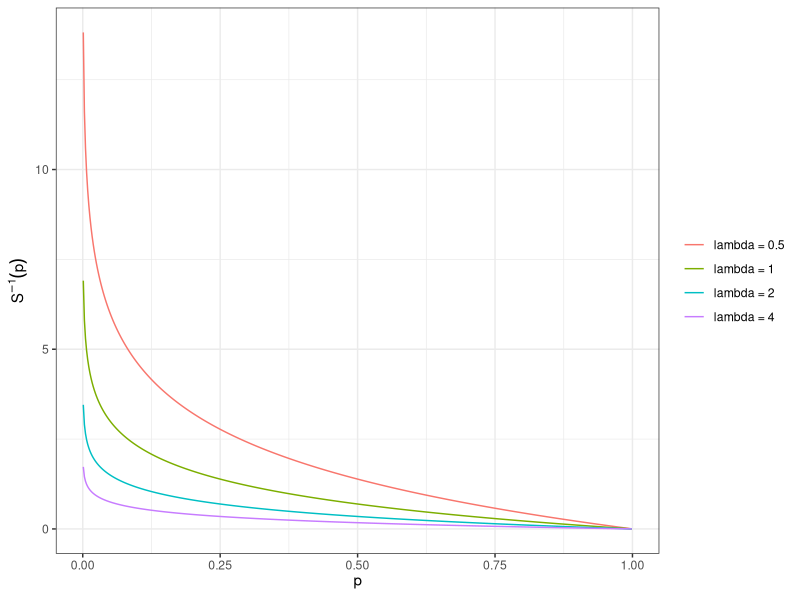
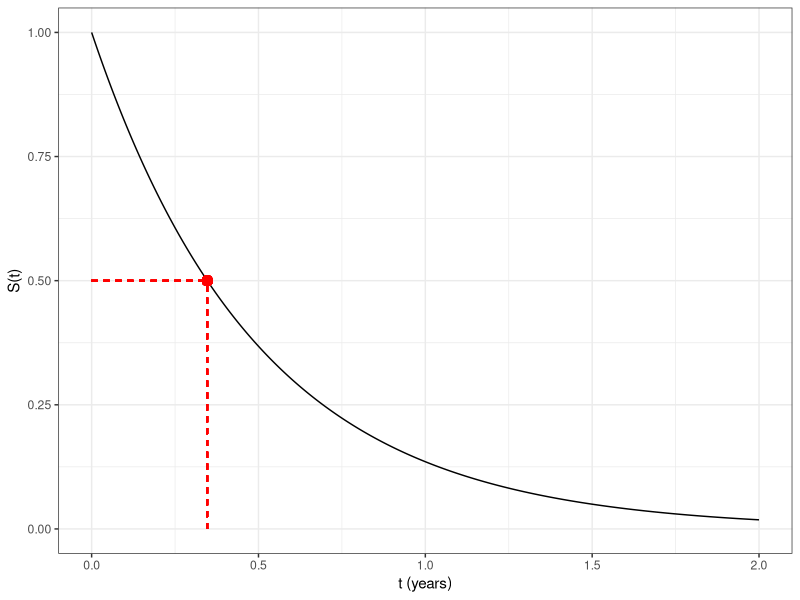
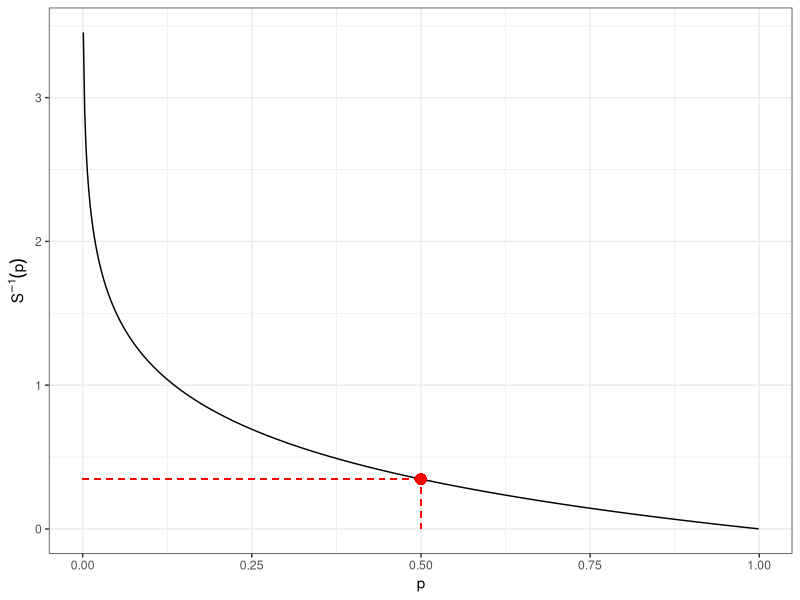

These charts were generated, in order, by the following R code:
## ---- chunk 1
#| code-fold: true
library(ggplot2)

p_seq <- seq(0.001, 0.999, length.out = 500)
rates <- c(0.5, 1, 2, 4)

df_isf <- do.call(rbind, lapply(rates, function(lam) {
  data.frame(
    p = p_seq,
    isf = -log(p_seq) / lam,
    lambda = factor(
      paste0("lambda = ", lam),
      levels = paste0("lambda = ", rates)
    )
  )
}))

ggplot(df_isf, aes(x = p, y = isf, color = lambda)) +
  geom_line() +
  labs(
    x = expression(p),
    y = expression(S^{-1}*(p)),
    color = NULL
  ) +
  theme_bw()
## ---- chunk 2
#| code-fold: true
library(ggplot2)

lam <- 2
t_med <- log(2) / lam
t_seq <- seq(0, 2, length.out = 500)
p_seq <- seq(0.001, 0.999, length.out = 500)

ggplot(
  data.frame(t = t_seq, s = exp(-lam * t_seq)),
  aes(x = t, y = s)
) +
  geom_line() +
  geom_segment(
    aes(x = 0, xend = t_med, y = 0.5, yend = 0.5),
    linetype = "dashed", color = "red"
  ) +
  geom_segment(
    aes(x = t_med, xend = t_med, y = 0, yend = 0.5),
    linetype = "dashed", color = "red"
  ) +
  geom_point(aes(x = t_med, y = 0.5), color = "red", size = 3) +
  labs(x = "t (years)", y = "S(t)") +
  theme_bw()
## ---- chunk 3
#| code-fold: true
ggplot(
  data.frame(p = p_seq, isf = -log(p_seq) / lam),
  aes(x = p, y = isf)
) +
  geom_line() +
  geom_segment(
    aes(x = 0.5, xend = 0.5, y = 0, yend = t_med),
    linetype = "dashed", color = "red"
  ) +
  geom_segment(
    aes(x = 0, xend = 0.5, y = t_med, yend = t_med),
    linetype = "dashed", color = "red"
  ) +
  geom_point(aes(x = 0.5, y = t_med), color = "red", size = 3) +
  labs(x = "p", y = expression(S^{-1}*(p))) +
  theme_bw()
## ---- chunk 4
#| code-fold: show
qexp(p = 0.5, rate = 2)
